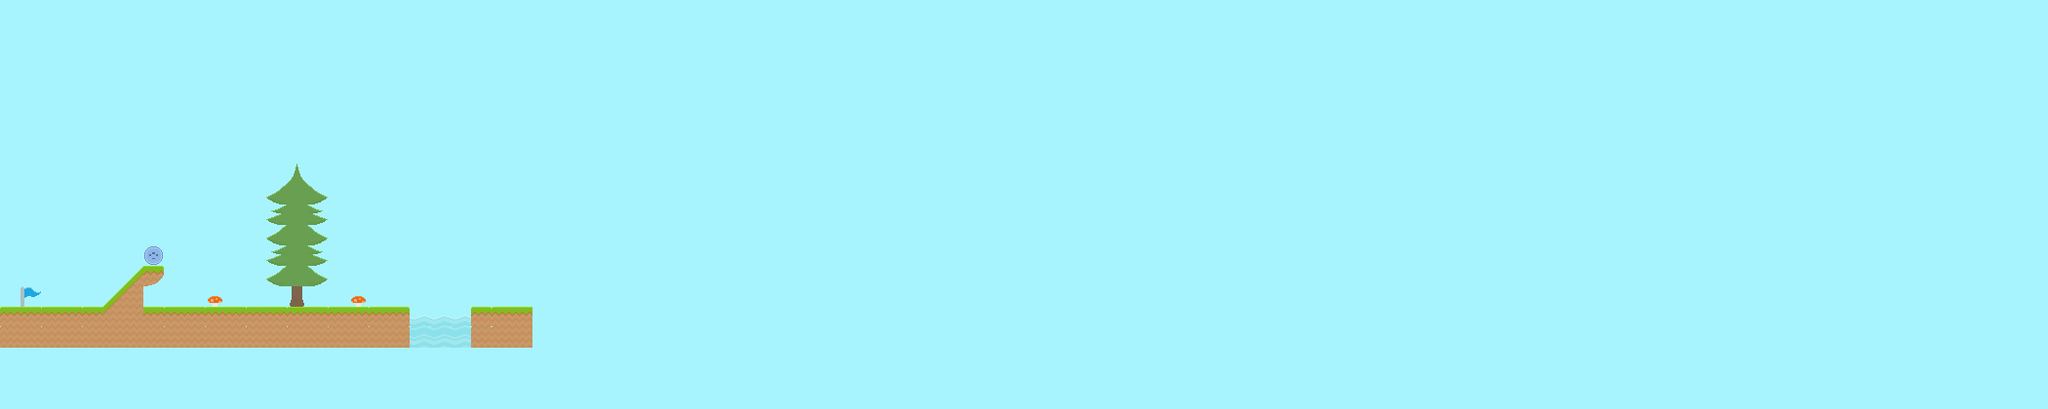

This game map was drawn from its Tiled (.tmx) file and the tilesets committed beside it. A one-line description and the trimmed map source follow:
An orthogonal 100x20 tile map with 21x21 px tiles, 2 tile layers (background, collision).

<map version="1.0" orientation="orthogonal" renderorder="right-down" width="100" height="20" tilewidth="21" tileheight="21" backgroundcolor="#a7f4ff" nextobjectid="9">
 <tileset firstgid="1" name="spritesheet" tilewidth="21" tileheight="21" spacing="2" margin="2" tilecount="900">
  <image source="oie_transparent.png" trans="5e81a2" width="692" height="692" />
 </tileset>
 <layer name="background" width="100" height="20">
  <data>[2000 cells, 26 non-empty, 12 distinct tile ids]</data>
 </layer>
 <layer name="collision" width="100" height="20">
  <data>[2000 cells, 51 non-empty, 9 distinct tile ids]</data>
 </layer>
 <objectgroup name="Object Layer 1" />
</map>
